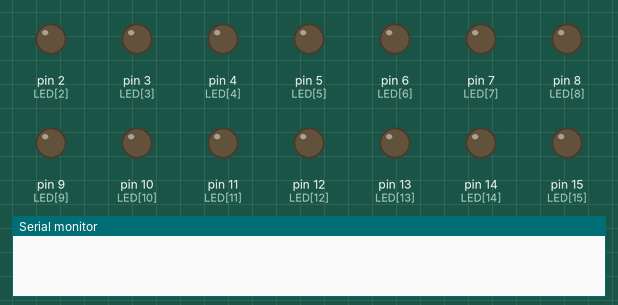
Simulated run of this sketch. Board: Arduino Uno, built with avr-gcc and run on an emulated ATmega328P. On the bench: output pins drawn as LEDs (lit = HIGH), the last lines printed to the serial monitor. Pins used as bus, display or sensor lines are not drawn.

Above: at 0.4 s.
At 1.3 s:
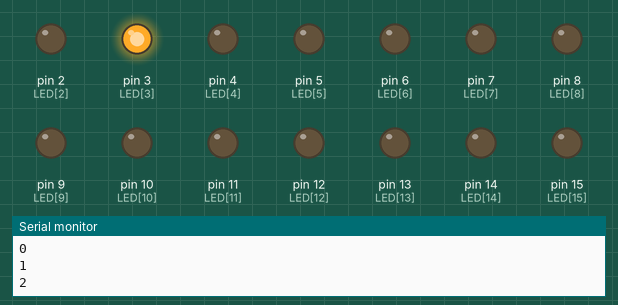
At 2.1 s:
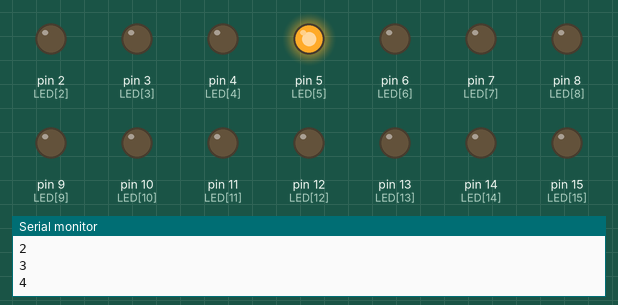
At 4.1 s:
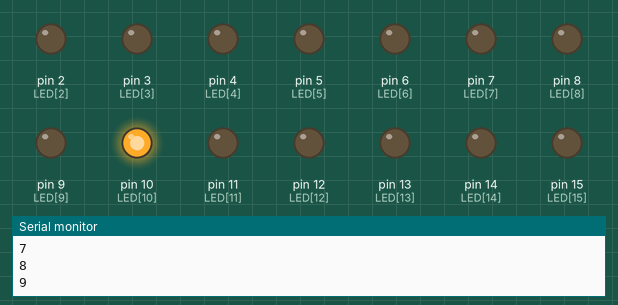
At 6.1 s:
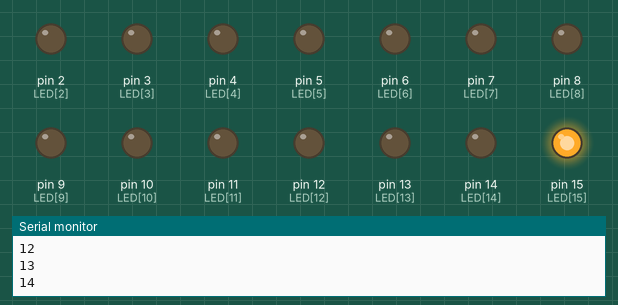
At 8.1 s:
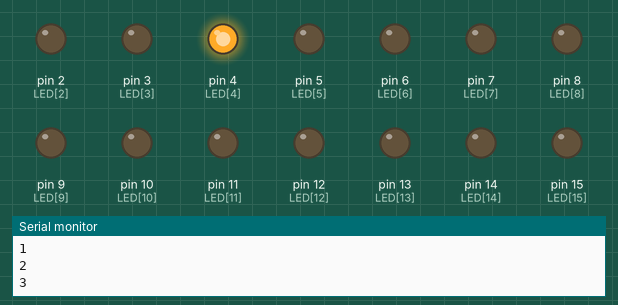
Timing chart, 0 to 8.4 s (numbered marks = the images above):
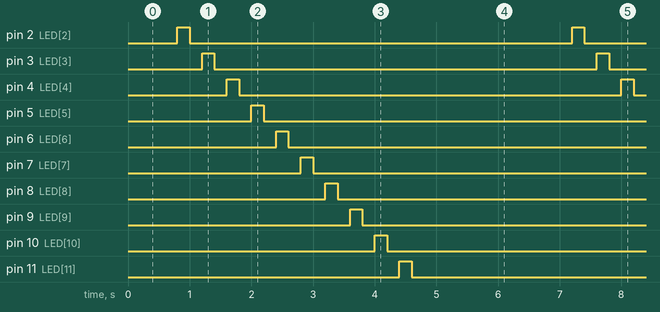

Measured:
- by itself, pin 2 (LED[2]), pin 3 (LED[3]), pin 4 (LED[4]), pin 5 (LED[5]), pin 6 (LED[6]), pin 7 (LED[7]), pin 8 (LED[8]), pin 9 (LED[9]), pin 10 (LED[10]), pin 11 (LED[11]), pin 12 (LED[12]), pin 13 (LED[13]), pin 14 (LED[14]), pin 15 (LED[15]): alternates HIGH for 0.20 s and LOW for 6.2 s
- by itself, everything shown: repeats every 6.4 s, in 28 steps

The sketch:

rp2040_led.ino
```cpp
int LED[] = { 0, 1, 2, 3, 4, 5, 6, 7, 8, 9, 10, 11, 12, 13, 14, 15 };

void setup() {
  Serial.begin(115200);

  for (int i = 0; i <= 15; i++) {
    pinMode(LED[i], OUTPUT);
  }

}

void loop() {
  for(int i = 0; i <= 15; i++){
    digitalWrite(LED[i], HIGH);
    delay(200);
    digitalWrite(LED[i], LOW);
    delay(200);
    Serial.println(i);
  }
}
```
